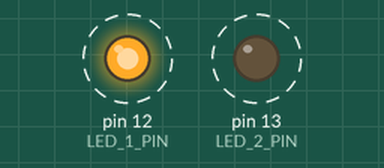
Simulated run of this sketch. Board: Arduino Uno, built with avr-gcc and run on an emulated ATmega328P. Shown: output pins drawn as LEDs (lit = HIGH). Dashed ring = blinking.

Above: at 0.15 s.
Timing chart, 0 to 3.0 s (numbered marks = the images above):
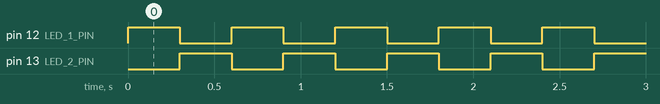

Measured:
- by itself, pin 12 (LED_1_PIN), pin 13 (LED_2_PIN): alternates HIGH for 0.30 s and LOW for 0.30 s

The sketch:

led.ino
```cpp
#include "led.h"

#define LED_1_PIN 12
#define LED_2_PIN 13

LED led1(LED_1_PIN);
LED led2(LED_2_PIN);

void setup() {

}

void loop() {
  led1.on();
  led2.off();
  delay(300);
  led1.off();
  led2.on();
  delay(300);

}
```

led.cpp
```cpp
#include "led.h"

LED::LED(byte pin) {
  // Use 'this->' to make the difference between the
  // 'pin' attribute of the class and the
  // local variable 'pin' created from the parameter.
  this->pin = pin;
  init();
}

void LED::init() {
  pinMode(pin, OUTPUT);
  off();
}

void LED::on() {
  digitalWrite(pin, HIGH);
}

void LED::off() {
  digitalWrite(pin, LOW);
}
```

led.h
```cpp
#ifndef MY_LED_H
#define MY_LED_H
#include <Arduino.h>

class LED {

  private:
    byte pin;

  public:
    LED(byte pin);
    void init();
    void on();
    void off();
};
#endif
```
